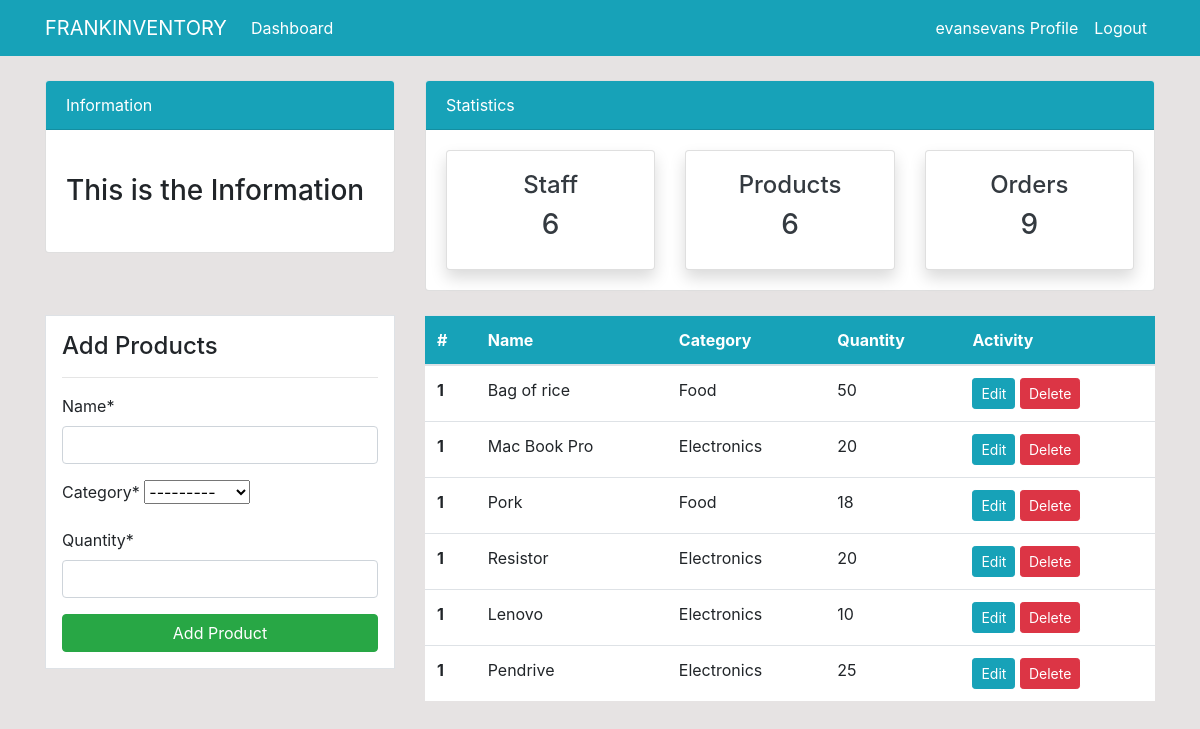
Page /product/ (signed in) on the committed database.
### dashboard/models.py (models this page shows, shortened)
class Product(models.Model):
	name = models.CharField(max_length=100, null=True)
	category = models.CharField(max_length=20, choices=CATEGORY, null=True)
	quantity = models.PositiveIntegerField(null=True)
	class Meta:
		verbose_name_plural = 'Product'

### dashboard/views.py (the view)
# urls.py: path('product/', views.product, name='dashboard-product'),
@login_required(login_url='user-login')
def product(request):
	items = Product.objects.all() # using ORM
	items_count = items.count()
	workers_count = User.objects.all().count()
	orders_count = Order.objects.all().count()
	if request.method == 'POST':
		form = ProductForm(request.POST)
		if form.is_valid():
			form.save()
			product_name = form.cleaned_data.get('name') #we are grabbing the name. You can check the other fields we specified in the forms.py
			messages.success(request, f'{product_name} has been added')
			return redirect('dashboard-product')
	else:
		form = ProductForm()
	context = {
		'items': items,
		'form': form,
		'workers_count': workers_count,
		'items_count': items_count,
		'orders_count': orders_count,
	}
	return render(request, 'dashboard/product.html', context)

### dashboard/forms.py
class ProductForm(forms.ModelForm):
	class Meta:
		model = Product
		fields = ['name', 'category', 'quantity']

### templates/dashboard/product.html (shortened to what this page needs)
{% extends 'partials/base.html' %}
{% load crispy_forms_tags %}
{% block content %}
{% include 'partials/topnav.html' %}
<div class="container">
    <div class="row my-4">
        <div class="col-md-4">
            <div class="border bg-white p-3">
                <h4>Add Products</h4>
                <hr>
                <form method="POST">
                    {{ form|crispy }}
                    <input class="btn btn-success btn-block" type="submit" value="Add Product">
                </form>
            </div>
        </div>
        <div class="col-md-8">
            <table class="table bg-white">
                <thead class="bg-info">
                    <tr class="text-white">
                        <th scope="col">#</th>
                        <th scope="col">Name</th>
                        <th scope="col">Category</th>
                        <th scope="col">Quantity</th>
                        <th scope="col">Activity</th>
                    </tr>
                </thead>
                <tbody>
                    {% for item in items %}
                    <tr>
                        <th scope="row">1</th>
                        <td>{{ item.name }}</td>
                        <td>{{ item.category }}</td>
                        <td>{{ item.quantity }}</td>
                        <td>
                            <a class="btn btn-info btn-sm" href="{% url 'dashboard-product-update' item.id %}">Edit</a>
                            <a class="btn btn-danger btn-sm" href="{% url 'dashboard-product-delete' item.id %}">Delete</a>
                        </td>
                    </tr>
                    {% endfor %}
                </tbody>
            </table>
        </div>
    </div>
    </div>
{% endblock %}

### templates/partials/base.html (shortened to what this page needs)
{% load static %}
<!doctype html>
<html lang="en">
  <head>
    <link rel="stylesheet" href="https://cdn.jsdelivr.net/npm/bootstrap@4.6.2/dist/css/bootstrap.min.css">
    <link rel="stylesheet" type="text/css" href="{% static '/style.css' %}">
  </head>
  <body>
    {% include 'partials/nav.html' %}
    {% block content %} {% endblock %}
  </body>
</html>

### templates/partials/nav.html (shortened to what this page needs)
<nav class="navbar navbar-expand-lg navbar-info bg-info">
    <div class="container">
        {% if user.is_authenticated %}
        <a class="navbar-brand text-white" href="{% url 'dashboard-index' %}">FRANKINVENTORY</a>
        <div class="collapse navbar-collapse" id="navbarSupportedContent">
            <ul class="navbar-nav mr-auto">
                <li class="nav-item active">
                    <a class="nav-link text-white" href="{% url 'dashboard-index' %}">Dashboard </a>
                </li>
            </ul>
            <ul class="navbar-nav ml-auto">
                <li class="nav-item active">
                    <a class="nav-link text-white" href="{% url 'user-profile' %}"> {{user.username}} Profile
                        <span class="sr-only">(current)</span></a>
                </li>
                <li class="nav-item">
                    <a class="nav-link text-white" href="{% url 'user-logout' %}">Logout</a>
                </li>
            </ul>
        {% endif %}
        </div>
    </div>
</nav>

### templates/partials/topnav.html (shortened to what this page needs)
<div class='container'>
	<div class="row">
	    <div class="col-md-4 mt-4">
	        <div class="card">
	            <div class="card-header bg-info text-white">
	                Information
	            </div>
	            <div class="card-body">
	                <marquee behavior="" direction="">
	                    <h3 class="my-4">This is the Information</h3>
	                </marquee>
	            </div>
	        </div>
	    </div>
	    <div class="col-md-8 mt-4">
	        <div class="card">
	            <div class="card-header bg-info text-white">
	                Statistics
	            </div>
	            <div class="card-body">
	                <div class="row">
	                    <div class="col-md-4">
	                        <a class="text-decoration-none text-dark" href="{% url 'dashboard-staff' %}">
	                            <div class="card my-card shadow">
	                                <div class="card-body text-center">
	                                    <h4>Staff </h4>
	                                    <h3>{{workers_count}}</h3>
	                                </div>
	                            </div>
	                        </a>
	                    </div>
	                    <div class="col-md-4">
	                        <a class="text-decoration-none text-dark" href="{% url 'dashboard-product' %}">
	                            <div class="card my-card shadow">
	                                <div class="card-body text-center">
	                                    <h4>Products </h4>
	                                    <h3>{{items_count}}</h3>
	                                </div>
	                            </div>
	                        </a>
	                    </div>
	                    <div class="col-md-4">
	                        <a class="text-decoration-none text-dark" href="{% url 'dashboard-order'%}">
	                            <div class="card my-card shadow">
	                                <div class="card-body text-center">
	                                    <h4>Orders </h4>
	                                    <h3>{{orders_count}}</h3>
	                                </div>
	                            </div>
	                        </a>
	                    </div>
	                </div>
	            </div>
	        </div>
	    </div>
	</div>
</div>

### static/style.css (style rules this page uses)
body { background: rgb(230, 227, 227); }

### rows in the picture
Product: name "Bag of rice", category "Food", quantity "50"
Product: name "Mac Book Pro", category "Electronics", quantity "20"
Product: name "Pork", category "Food", quantity "18"
Product: name "Resistor", category "Electronics", quantity "20"
Product: name "Lenovo", category "Electronics", quantity "10"
Product: name "Pendrive", category "Electronics", quantity "25"

### other values in the picture
{{ user.username }} "evansevans"
{{ workers_count }} "6"
{{ items_count }} "6"
{{ orders_count }} "9"
